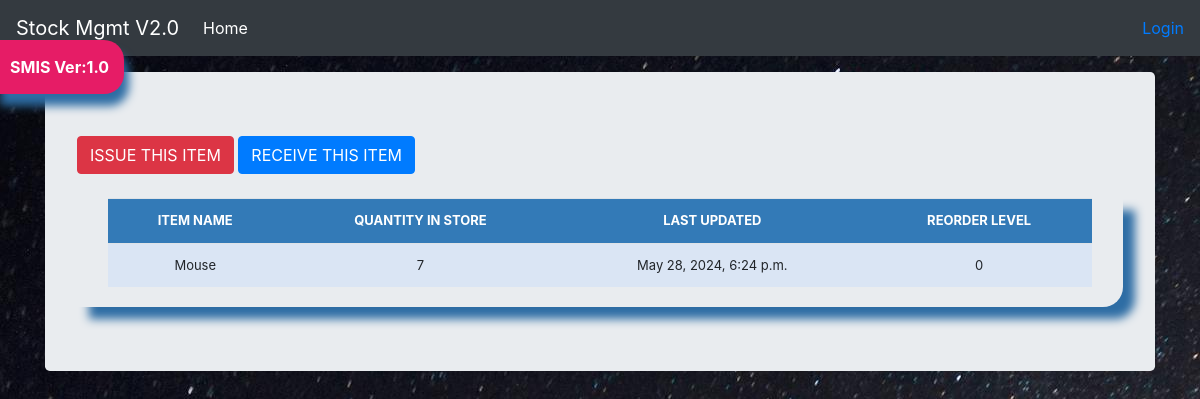
/stock_detail/3/, run on the app's committed database.
### stockmgmt/models.py (models this page shows, shortened)
class Stock(models.Model):
	category = models. ForeignKey(category,on_delete = models.CASCADE,blank = True,null = True)
	item_name = models.CharField(max_length =50, blank=True, null=True)
	quantity = models.IntegerField(default='0', blank=False, null=True)
	receive_quantity = models.IntegerField(default='0', blank=True, null=True)
	receive_by = models.CharField(max_length=50, blank=True, null=True)
	issue_quantity = models.IntegerField(default = '0', blank=True, null=True)
	issue_by = models.CharField(max_length=50, blank=True, null=True)
	issue_to = models.CharField(max_length=50, blank=True, null=True)
	phone_number = models.CharField(max_length=50,blank=True, null=True)
	created_by = models.CharField(max_length = 50, blank =True, null=True)
	reorder_level=models.IntegerField(default='0', blank=True, null=True)
	last_updated = models.DateTimeField(auto_now_add=False,auto_now=True)
	timestamp = models.DateTimeField(auto_now_add=True,auto_now=False)
	date = models.DateTimeField(default = datetime.now)

### stockmgmt/views.py (the view)
# urls.py: path('stock_detail/<str:pk>/', views.stock_detail, name='stock_detail'),
def stock_detail(request,pk):
    queryset = Stock.objects.get(id=pk)
    context = {"queryset":queryset,}
    return render(request,"stock_detail.html",context)

### stockmgmt/templates/stock_detail.html (shortened to what this page needs)
{% load static %}
{% load crispy_forms_tags %}
<!DOCTYPE html>
<html lang="en">
  <head>
 <link href = "{% static 'js/jquery-ui-1.13.3/jquery-ui.min.css' %}" rel = "stylesheet">
    <link href = "{% static 'js/jquery-ui-1.13.3/jquery-ui.structure.min.css' %}" rel = "stylesheet">
    <link href = "{% static 'js/jquery-ui-1.13.3/jquery-ui.theme.min.css' %}" rel = "stylesheet">
      <link href = "{% static 'css/stylesheet.css' %}" rel = "stylesheet">
      <link href = "{% static 'css/bootstrap.min.css' %}" rel = "stylesheet">
    <link href = "{% static 'css/navbar-top-fixed.css' %}" rel = "stylesheet">
  </head>
  <body>
 {% include 'navbar.html' %}
<main role="main" class="container">
  <div class="jumbotron">
    <a href = "{% url 'issue_items' queryset.id %}"><div class ='btn btn-danger'>ISSUE THIS ITEM</div></a>
    <a href = "{% url 'receive_items' queryset.id %}"><div class ='btn btn-primary'>RECEIVE THIS ITEM</div></a><br>
    <br>
    <div class = "display_table">
      <table class ="table">
         <tr>
          <th>ITEM NAME</th>
          <th>QUANTITY IN STORE</th>
          <th>LAST UPDATED</th>
          <th>REORDER LEVEL</th>
        </tr>
      <tr>
        <td>{{queryset.item_name}}</td>
        <td>{{queryset.quantity}}</td>
        <td>{{queryset.last_updated}}</td>
        <td>{{queryset.reorder_level}}</td>
      </tr>
  </div>
</main>
      </body>
</html>

### stockmgmt/static/css/stylesheet.css (style rules this page uses)
body { background-color:#34eb6b; background-image: url("../img/bg.jpg"); }
.table { font-size:13px; text-align:center; width:95%; margin:auto; }
.table tr:nth-child(odd) { background:#B8CAE4; }
.table tr:nth-child(even) { background:#dae5f4; }
th { background-color:#337ab7; color:white; }
.display_table { border-bottom-right-radius: 20px; padding-left: 5px; padding-right: 5px; padding-bottom: 20px; box-shadow: 12px 12px 10px #2e6da4; }

### stockmgmt/static/css/navbar-top-fixed.css (style rules this page uses)
body { min-height: 75rem; padding-top: 4.5rem; }

### data on the page
Stock: item_name "Mouse", quantity "7", last_updated "May 28, 2024, 6:24 p.m.", reorder_level "0"
